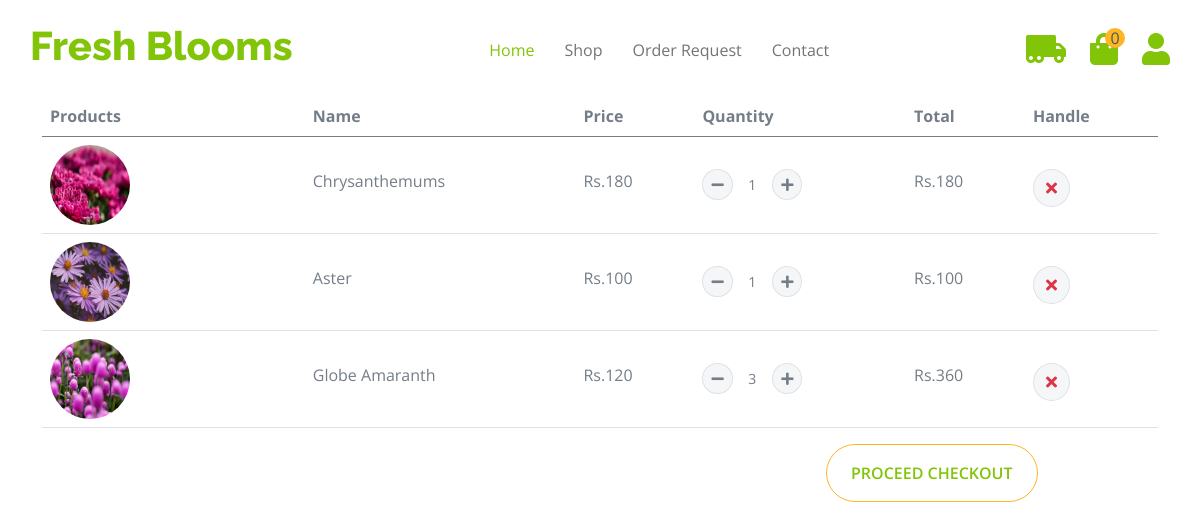
Screenshot of /cart.php (signed in) with the database file from the repository.
### tables this page shows
CREATE TABLE `cart` (
  `cid` int(255) NOT NULL,
  `user_id` varchar(255) NOT NULL,
  `product_id` varchar(255) NOT NULL,
  `quantity` varchar(255) NOT NULL DEFAULT '1',
  `status` varchar(255) NOT NULL DEFAULT 'pending'
);

CREATE TABLE `flowersales` (
  `id` int(255) NOT NULL,
  `flowername` varchar(255) NOT NULL,
  `category` varchar(255) NOT NULL,
  `country` varchar(255) NOT NULL,
  `image` varchar(255) NOT NULL,
  `price` varchar(255) NOT NULL,
  `offer` varchar(255) NOT NULL,
  `delivary` varchar(255) NOT NULL,
  `seasonal_flowers` varchar(255) NOT NULL,
  `description` varchar(255) NOT NULL
);

### cart.php (the view, shortened to what this page needs)
<?php
include 'header.php';
include 'navbar.php';
?>
    <body>
        <div class="container-fluid py-5">
            <div class="container py-5">
                <div class="table-responsive">
                    <table class="table">
                        <thead>
                            <tr>
                                <th scope="col">Products</th>
                                <th scope="col">Name</th>
                                <th scope="col">Price</th>
                                <th scope="col">Quantity</th>
                                <th scope="col">Total</th>
                                <th scope="col">Handle</th>
                            </tr>
                        </thead>
                        <tbody>
                            <?php
                                include('api/config.php');
                                $id = $_SESSION["id"];
                                $query = "SELECT c.cid, c.quantity, f.price, f.flowername, f.image FROM cart c JOIN flowersales f ON c.product_id = f.id WHERE c.user_id = $id AND c.status='added'";
                                $result = $conn->query($query);
                                if ($result->num_rows > 0) {
                                    while ($row = $result->fetch_assoc()) {
                                        $flowername = $row['flowername'];
                                        $image = $row['image'];
                                        $cid = $row['cid'];
                                        $price = $row['price'];
                                        $quantity = $row['quantity'];
                                        $total = $price * $quantity;
                                        $cartstatus = 0;
                                        echo '
                                        <tr data-id="'.$cid.'">
                                            <th scope="row">
                                                <div class="d-flex align-items-center">
                                                    <img src="images/'.$image.'" class="img-fluid me-5 rounded-circle" style="width: 80px; height: 80px;" alt="">
                                                </div>
                                            </th>
                                            <td>
                                                <p class="mb-0 mt-4">'.$flowername.'</p>
                                            </td>
                                            <td>
                                                <p class="mb-0 mt-4">Rs.'.$price.'</p>
                                            </td>
                                            <td>
                                                <div class="input-group quantity mt-4" style="width: 100px;">
                                                    <div class="input-group-btn">
                                                        <button class="btn btn-sm btn-minus rounded-circle bg-light border">
                                                        <i class="fa fa-minus"></i>
                                                        </button>
                                                    </div>
                                                    <input type="text" class="form-control form-control-sm text-center border-0 quantity-input" value="'.$quantity.'" data-price="'.$price.'" data-total="'.$total.'">
                                                    <div class="input-group-btn">
                                                        <button class="btn btn-sm btn-plus rounded-circle bg-light border">
                                                            <i class="fa fa-plus"></i>
                                                        </button>
                                                    </div>
                                                </div>
                                            </td>
                                            <td>
                                                <p class="mb-0 mt-4 total-price">Rs.'.$total.'</p>
                                            </td>
                                            <td>
                                                <button class="btn btn-md rounded-circle bg-light border mt-4 delete-btn" data-id="'. $cid .'">
                                                    <i class="fa fa-times text-danger"></i>
                                                </button>
                                            </td>
                                        </tr>
                                        ';
                                    }
                                }
                            ?>
                        </tbody>
                    </table>
                </div>
                <?php
                    if($cartstatus!=1){
                        echo '<div class="row g-4 justify-content-end">
                                <div class="col-8"></div>
                                <div class="col-sm-8 col-md-7 col-lg-6 col-xl-4">
                                    <div class=" rounded">
                                        <button id="proceed-checkout" class="btn border-secondary rounded-pill px-4 py-3 text-primary text-uppercase mb-4 ms-4" type="button">Proceed Checkout</button>
                                    </div>
                                </div>
                            </div>';
                    }
                ?>
            </div>
        </div>
</html>

### css/style.css (style rules this page uses)
.btn { font-weight: 600; transition: .5s; }
.btn.border-secondary { transition: 0.5s; }

### rows the page displays
cart: flowersales.image (picture), flowersales.flowername "Chrysanthemums", flowersales.price "180", quantity "1"
cart: flowersales.image (picture), flowersales.flowername "Aster", flowersales.price "100", quantity "1"
cart: flowersales.image (picture), flowersales.flowername "Globe Amaranth", flowersales.price "120", quantity "3", quantity.price "360"
